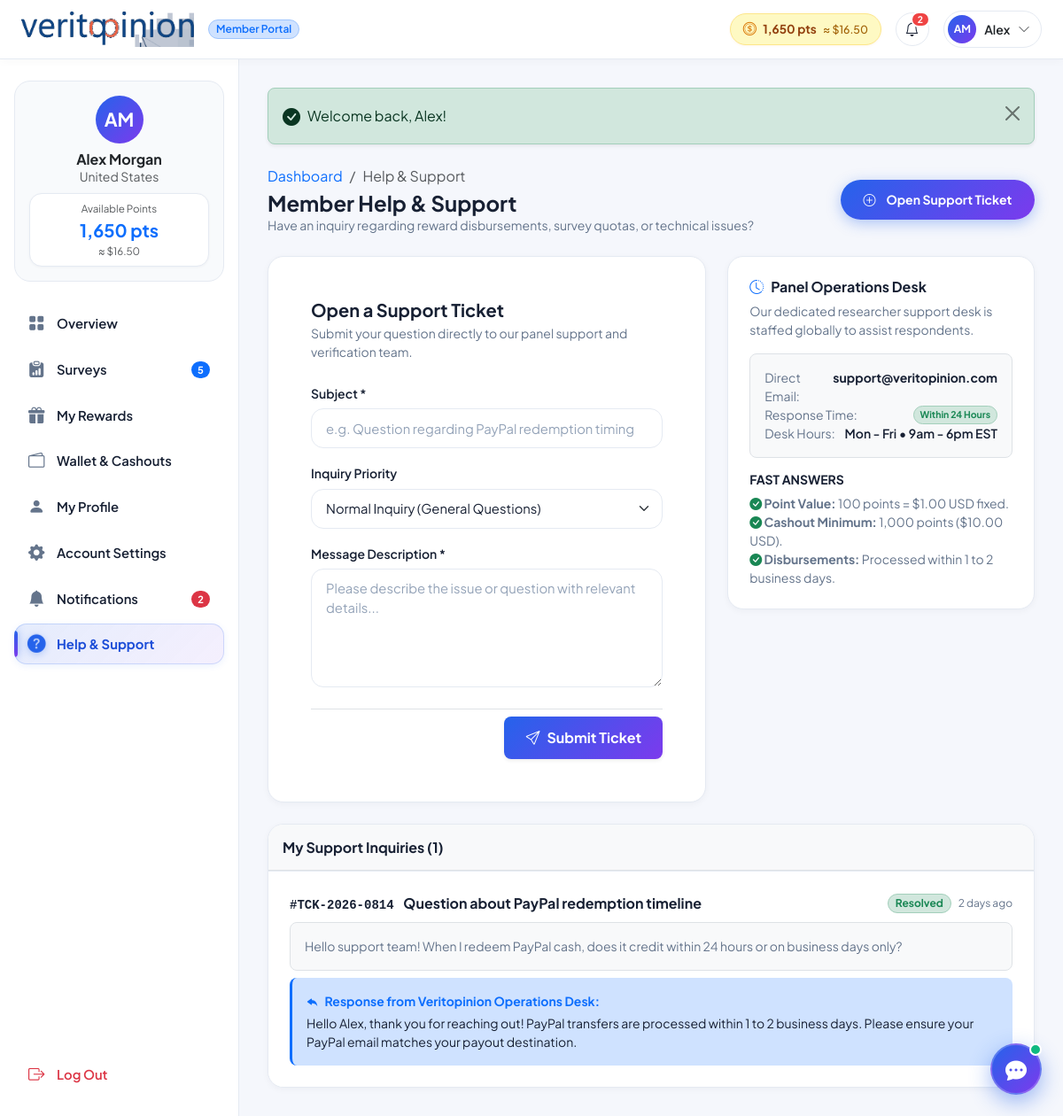
The page /member/support.php (signed in) on the database its author committed.
### tables this page shows
CREATE TABLE `users` (
  `id` INT AUTO_INCREMENT PRIMARY KEY,
  `first_name` VARCHAR(100) NOT NULL,
  `last_name` VARCHAR(100) NOT NULL,
  `email` VARCHAR(191) NOT NULL UNIQUE,
  `pending_email` VARCHAR(191) DEFAULT NULL,
  `email_verification_token` VARCHAR(255) DEFAULT NULL,
  `email_verification_expires_at` DATETIME DEFAULT NULL,
  `password_hash` VARCHAR(255) NOT NULL,
  `country` VARCHAR(100) NOT NULL DEFAULT 'United States',
  `state` VARCHAR(100) DEFAULT NULL,
  `city` VARCHAR(100) DEFAULT NULL,
  `phone` VARCHAR(50) DEFAULT NULL,
  `date_of_birth` DATE DEFAULT NULL,
  `gender` VARCHAR(50) DEFAULT NULL,
  `avatar` VARCHAR(255) DEFAULT NULL,
  `employment_status` VARCHAR(100) DEFAULT NULL,
  `annual_income` VARCHAR(100) DEFAULT NULL,
  `education_level` VARCHAR(100) DEFAULT NULL,
  `role` ENUM('member', 'admin') NOT NULL DEFAULT 'member',
  `status` ENUM('active', 'suspended', 'pending') NOT NULL DEFAULT 'active',
  `balance_points` INT NOT NULL DEFAULT 0,
  `lifetime_earnings_usd` DECIMAL(10,2) NOT NULL DEFAULT 0.00,
  `completed_surveys_count` INT NOT NULL DEFAULT 0,
  `profile_completion_pct` INT NOT NULL DEFAULT 35,
  `notification_preferences` TEXT DEFAULT NULL,
  `reset_token` VARCHAR(255) DEFAULT NULL,
  `reset_expires_at` DATETIME DEFAULT NULL,
  `deleted_at` DATETIME DEFAULT NULL,
  `created_at` TIMESTAMP DEFAULT CURRENT_TIMESTAMP,
  `updated_at` TIMESTAMP DEFAULT CURRENT_TIMESTAMP ON UPDATE CURRENT_TIMESTAMP,
  INDEX `idx_users_email` (`email`),
  INDEX `idx_users_role` (`role`),
  INDEX `idx_users_status` (`status`),
  INDEX `idx_users_deleted` (`deleted_at`)
);

CREATE TABLE `support_tickets` (
  `id` INT AUTO_INCREMENT PRIMARY KEY,
  `ticket_number` VARCHAR(50) NOT NULL UNIQUE,
  `user_id` INT DEFAULT NULL,
  `name` VARCHAR(100) NOT NULL,
  `email` VARCHAR(191) NOT NULL,
  `subject` VARCHAR(255) NOT NULL,
  `message` TEXT NOT NULL,
  `status` ENUM('open', 'in_review', 'resolved') NOT NULL DEFAULT 'open',
  `priority` ENUM('normal', 'high', 'urgent') NOT NULL DEFAULT 'normal',
  `admin_reply` TEXT DEFAULT NULL,
  `admin_id` INT DEFAULT NULL,
  `replied_at` DATETIME DEFAULT NULL,
  `created_at` TIMESTAMP DEFAULT CURRENT_TIMESTAMP,
  `updated_at` TIMESTAMP DEFAULT CURRENT_TIMESTAMP ON UPDATE CURRENT_TIMESTAMP,
  INDEX `idx_tickets_user` (`user_id`),
  INDEX `idx_tickets_status` (`status`),
  INDEX `idx_tickets_admin` (`admin_id`),
  CONSTRAINT `fk_tickets_user` FOREIGN KEY (`user_id`) REFERENCES `users`(`id`) ON DELETE SET NULL,
  CONSTRAINT `fk_tickets_admin` FOREIGN KEY (`admin_id`) REFERENCES `users`(`id`) ON DELETE SET NULL
);

### member/support.php (the view, shortened to what the rows shown need)
<?php
require_once __DIR__ . '/../includes/functions.php';
require_once __DIR__ . '/../includes/auth_check.php';
$user = require_login();
$db = get_db();
$ticketsStmt = $db->prepare("SELECT * FROM support_tickets WHERE user_id = :uid ORDER BY created_at DESC");
$ticketsStmt->execute([':uid' => $user['id']]);
$userTickets = $ticketsStmt->fetchAll();
require_once __DIR__ . '/../includes/member_header.php';
?>
<div class="portal-wrapper">
    <?php require_once __DIR__ . '/../includes/member_sidebar.php'; ?>
    <div class="portal-main">
        <div class="card card-vy border-0 shadow-sm rounded-4 bg-white overflow-hidden">
            <?php if (empty($userTickets)): ?>
                <div class="p-5 text-center text-muted">
                    <i class="bi bi-inbox fs-2 text-muted d-block mb-2"></i>
                    <h6 class="fw-bold text-dark mb-1">No Support Tickets Yet</h6>
                    <p class="small text-muted mb-0">When you open a support inquiry, its live review status and admin response will appear here.</p>
                </div>
            <?php else: ?>
                <div class="list-group list-group-flush">
                    <?php foreach ($userTickets as $t): ?>
                        <div class="list-group-item p-4">
                            <div class="d-flex flex-wrap align-items-center justify-content-between gap-2 mb-2">
                                <div>
                                    <code class="fw-bold text-dark me-2">#<?= e($t['ticket_number']) ?></code>
                                    <span class="fw-bold text-dark"><?= e($t['subject']) ?></span>
                                </div>
                                <div class="d-flex align-items-center gap-2">
                                    <span class="badge <?= $t['status'] === 'resolved' ? 'bg-success-subtle text-success border border-success-subtle' : ($t['status'] === 'open' ? 'bg-warning-subtle text-warning-emphasis border border-warning-subtle' : 'bg-secondary-subtle text-secondary') ?> rounded-pill px-2.5 py-1 small">
                                        <?= ucfirst(e($t['status'])) ?>
                                    </span>
                                    <small class="text-muted" style="font-size: 0.75rem;"><?= time_ago($t['created_at']) ?></small>
                                </div>
                            </div>
                            <p class="small text-muted mb-2 bg-light p-3 rounded-3 border"><?= nl2br(e($t['message'])) ?></p>
                            <?php if (!empty($t['admin_reply'])): ?>
                                <div class="p-3 rounded-3 bg-primary-subtle bg-opacity-25 border-start border-primary border-3 mt-2">
                                    <div class="d-flex justify-content-between align-items-center mb-1">
                                        <span class="small fw-bold text-primary">
                                            <i class="bi bi-reply-fill me-1"></i> Response from Veritopinion Operations Desk:
                                        </span>
                                    </div>
                                    <div class="small text-dark"><?= nl2br(e($t['admin_reply'])) ?></div>
                                </div>
                            <?php endif; ?>
                        </div>
                    <?php endforeach; ?>
                </div>
            <?php endif; ?>
        </div>
<?php require_once __DIR__ . '/../includes/member_footer.php'; ?>

### includes/member_header.php (shortened to what the rows shown need)
<?php
require_once __DIR__ . '/functions.php';
require_once __DIR__ . '/auth_check.php';
$user = require_login();
?>
<!DOCTYPE html>
<html lang="en">
<head>
    <link href="https://cdn.jsdelivr.net/npm/bootstrap@5.3.3/dist/css/bootstrap.min.css" rel="stylesheet">
    <link rel="stylesheet" href="https://cdn.jsdelivr.net/npm/bootstrap-icons@1.11.3/font/bootstrap-icons.min.css">
    <link rel="stylesheet" href="<?= BASE_URL ?>/assets/css/style.css">
</head>
<body class="portal-body">
<header class="navbar navbar-expand member-portal-header sticky-top px-3 py-2">
    <div class="container-fluid px-2">
        <div class="d-flex align-items-center gap-3 ms-auto">
            <a href="<?= BASE_URL ?>/member/wallet.php" class="header-wallet-badge text-decoration-none" title="Points Wallet & Cashouts">
                <i class="bi bi-coin"></i>
                <span><?= format_points($user['balance_points']) ?></span>
                <span class="wallet-usd">≈ <?= format_currency($user['balance_points'] / POINTS_PER_USD) ?></span>
            </a>
            <div class="dropdown">
                <button class="header-user-btn" type="button" id="userMenuBtn" data-bs-toggle="dropdown" aria-expanded="false">
                    <?= user_avatar_html($user, 32) ?>
                    <span class="fw-semibold small d-none d-sm-inline text-dark"><?= e($user['first_name']) ?></span>
                    <i class="bi bi-chevron-down small text-muted"></i>
                </button>
            </div>
        </div>
    </div>
</header>

### includes/functions.php (shortened to what the rows shown need)
<?php
function e(?string $string): string {
    return htmlspecialchars($string ?? '', ENT_QUOTES, 'UTF-8');
}
function format_points(int $points): string {
    return number_format($points) . ' pts';
}
function format_currency(float|int $amount): string {
    return '$' . number_format($amount, 2);
}
function time_ago(string $datetime): string {
    $timestamp = strtotime($datetime);
    $difference = time() - $timestamp;
    if ($difference < 2592000) return round($difference / 86400) . ' days ago';
    return date('M j, Y', $timestamp);
}
function user_avatar_html(array $user, int $size = 40, string $extraClass = ''): string {
    $initials = strtoupper(substr($user['first_name'] ?? 'U', 0, 1) . substr($user['last_name'] ?? '', 0, 1));
    $fontSize = max(11, round($size * 0.38));
    return '<div class="rounded-circle bg-gradient-royal text-white fw-bold d-flex align-items-center justify-content-center shadow-xs ' . $extraClass . '" style="width: ' . $size . 'px; height: ' . $size . 'px; font-size: ' . $fontSize . 'px; flex-shrink: 0;">' . e($initials) . '</div>';
}

### includes/member_sidebar.php (shortened to what the rows shown need)
<?php
require_once __DIR__ . '/functions.php';
?>
<aside class="portal-sidebar d-none d-lg-flex">
    <div class="sidebar-user-card p-3 mb-4 text-center">
        <?= user_avatar_html($user, 54, 'mx-auto mb-2') ?>
        <h6 class="fw-bold mb-0 text-dark"><?= e($user['first_name'] . ' ' . $user['last_name']) ?></h6>
        <small class="text-muted mb-2 d-block"><?= e(!empty($user['city']) ? ($user['city'] . ', ' . $user['country']) : $user['country']) ?></small>
        <div class="sidebar-balance-box p-2 mt-1">
            <span class="text-muted d-block small" style="font-size: 0.725rem;">Available Points</span>
            <span class="fw-bold fs-5 text-primary"><?= format_points($user['balance_points']) ?></span>
            <span class="d-block text-muted small" style="font-size: 0.725rem;">≈ <?= format_currency($user['balance_points'] / POINTS_PER_USD) ?></span>
        </div>
    </div>
</aside>

### rows shown on the page
users: balance_points "1,650 pts", format_currency($user['balance_points']/POINTS_PER_USD) "$16.50", initials "AM AM", first_name "Alex", first_name+last_name "Alex Morgan", country "United States"
support_tickets: ticket_number "TCK-2026-0814", subject "Question about PayPal redemption timeline", status "Resolved", created_at "2 days ago", message "Hello support team! When I redeem PayPal cash, does it credit within 24 hours or on business days only?", admin_reply "Hello Alex, thank you for reaching out! PayPal transfers are processed within 1 to 2 business days. Please ensure your PayPal email matches your payout destination."

### other values the page prints
$unreadCount "2"
$activeSurveysCount "5"
$sidebarUnreadCount "2"
$msg "Welcome back, Alex!"
count($userTickets) "1"
